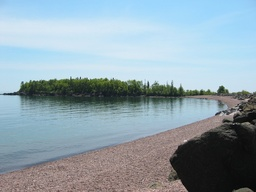
#> input picture python_crash_tutorial/Ch4/lake.jpg, 256 x 192 px, shrunk from 800 x 600 before the run
$ python blend.py
#> lines starting #> are read from the running program, lines starting #| are printed output that depends on the picture
# blend.py

from PIL import Image

def avg(x, y):
    """Return average of x and y."""
    return (x + y)/2

def blend(img1, img2):
    """Return blend of two images of the same size."""
    if img1.size != img2.size:
        raise ValueError("Images are not the same size.")
    width, height = img1.size
    newimg = Image.new("RGB", (width, height))
    for j in range(height):
        for i in range(width):
            r1, g1, b1 = img1.getpixel((i, j))
            r2, g2, b2 = img2.getpixel((i, j))
            newimg.putpixel((i, j),
                            (int(avg(r1, r2)),
                             int(avg(g1, g2)),
                             int(avg(b1, b2))))
    return newimg

def main():
    try:
        img1 = Image.open("lake.jpg")
#> img1 is the input picture: PIL image 256x192 RGB; mean R, G, B 143.5, 162.4, 172.5
        img2 = Image.open("lake2.jpg")
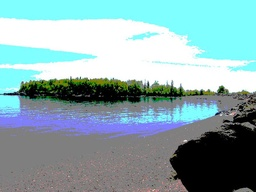
#> input picture python_crash_tutorial/Ch4/lake2.jpg, 256 x 192 px, shrunk from 800 x 600 before the run
#> img2 is the input picture: PIL image 256x192 RGB; mean R, G, B 137.9, 168.8, 172.6
        newimg = blend(img1, img2)
#> in blend, `newimg = Image.new("RGB", (width, height))`: newimg: PIL image 256x192 RGB; every value is 0
#> after the loop in blend, `for j in range(height):`:
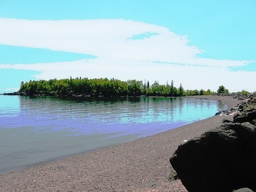
#> newimg: PIL image 256x192 RGB; mean R, G, B 140.5, 165.4, 172.3
        newimg.save("lake_blend.jpg")
    except (OSError, ValueError) as err:
        print("Error:", err)
        print("Unable to process blending.")

main()
